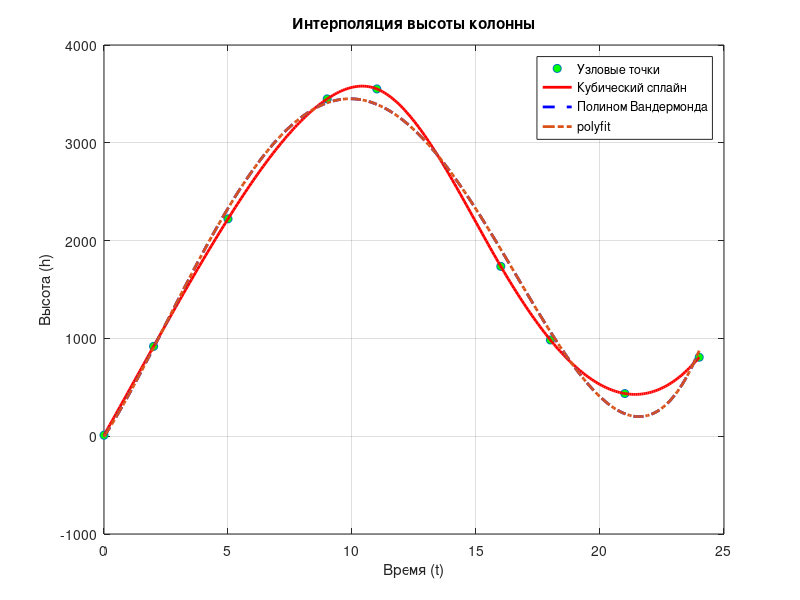

Write the MATLAB code that produced this figure.
clear all;
clc;

function n = opt_polynomial_degree(y)
    m = length(y);
    diff_table = zeros(m, m);
    diff_change = zeros(m-1, 1);
    diff_table(:, 1) = y(:);

    for j = 2:m
        for i = 1:(m-j+1)
            diff_table(i, j) = diff_table(i+1, j-1) - diff_table(i, j-1);
        end
    end

    fprintf('Таблица конечных разностей:\n');
    disp(diff_table);

    for k = 2:m
        diff_change(k) = max(diff_table(1:m-k+1, k)) - min(diff_table(1:m-k+1, k));
    end

    [~, min_index] = min(diff_change(2:end-1));
    n = min_index;
    fprintf('Оптимальная степень интерполяционного полинома: %d\n', n);
end

function rel_error = interpolation_error_nodes(x, y, polynomial_coeffs)
    y_polynomial = polyval(polynomial_coeffs, x);
    rel_errors = abs((y - y_polynomial) ./ y);
    rel_error = mean(rel_errors) * 100;    
end

t = [0, 2, 5, 9, 11, 16, 18, 21, 24];
h = [10.00, 918.4, 2222.5, 3448.9, 3550.9, 1736.4, 984.174, 436.146, 807.6];

n = opt_polynomial_degree(h);

W = vander(t);
W = W(:, end-4:end);
coeff_vandermonde = W \ h';

coeff_polyfit = polyfit(t, h, 4);

tt = linspace(min(t), max(t), 300);
h_spline = interp1(t, h, tt, "spline");
h_vander = polyval(coeff_vandermonde, tt);
h_polyfit = polyval(coeff_polyfit, tt);

plot(t, h, 'o', 'MarkerFaceColor', 'g'); hold on; grid on;
plot(tt, h_spline, '-r', 'LineWidth', 2);
plot(tt, h_vander, '--b', 'LineWidth', 2);
plot(tt, h_polyfit, '-.', 'LineWidth', 2);
legend("Узловые точки", "Кубический сплайн", "Полином Вандермонда", "polyfit", "Location", "northeast");
title('Интерполяция высоты колонны');
xlabel('Время (t)');
ylabel('Высота (h)');

err = interpolation_error_nodes(t, h, coeff_vandermonde);
fprintf('\nСредняя относительная ошибка в узлах (Вандермонд): %.2f%%\n', err);

key_times = [3.5, 6.7, 12.4];
key_heights = interp1(t, h, key_times, 'spline');
for i = 1:length(key_times)
    fprintf('t = %.1f -> h = %.2f\n', key_times(i), key_heights(i));
end
